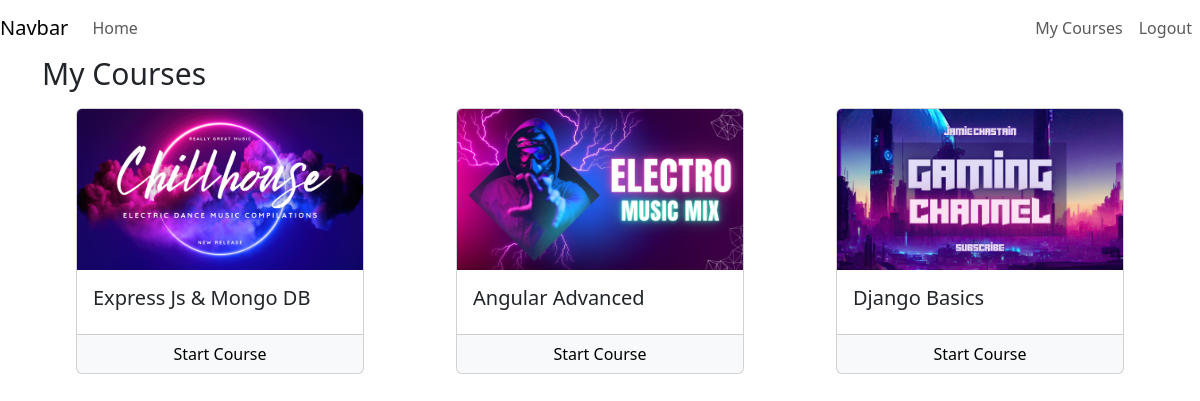
The app's page /my-courses (signed in), older data.
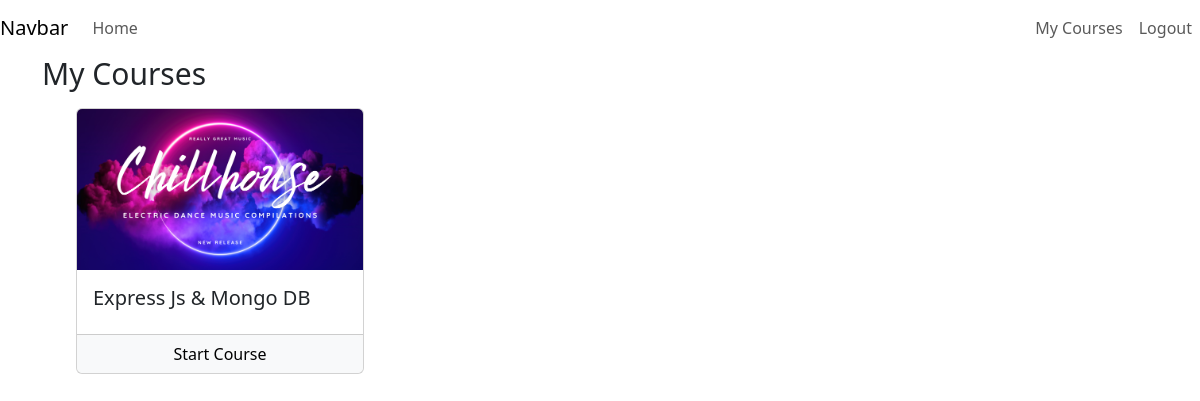
The same page, newer data.
### courses/models/user_course.py (models this page shows, shortened)
class UserCourse(models.Model):
    user = models.ForeignKey(User,null=False,on_delete=models.CASCADE)
    course = models.ForeignKey(Course,null=False,on_delete=models.CASCADE)
    date = models.DateTimeField(auto_now_add=True)

### courses/models/course.py (models this page shows, shortened)
class Course(models.Model):
    name = models.CharField(max_length=30,null= False)
    slug = models.CharField(max_length=50,null=False,unique=True)
    description = models.CharField(max_length=200,null=True)
    price = models.IntegerField(null=False)
    discount = models.IntegerField(null=False,default=0)
    active = models.BooleanField(default=False)
    thumbnail = models.ImageField(upload_to = 'files/thumbnail')
    date = models.DateTimeField(auto_now_add=True)
    resource = models.FileField(upload_to = 'files/resource')
    length = models.IntegerField(null=False)

### courses/views/courses.py (the view)
# urls.py: path('my-courses',MyCourseList.as_view(),name='my-courses'),
@method_decorator(login_required(login_url='login'),name='dispatch')
class MyCourseList(ListView):
    template_name = 'courses/my_courses.html'
    context_object_name = 'user_courses'
    def get_queryset(self):
        return UserCourse.objects.filter(user=self.request.user)

### courses/templates/courses/my_courses.html (shortened to what this page needs)
{% extends 'courses/base.html' %}
{% load course_custom_tags %}
{% block start %}
<div class="container">
    <p class="display-6">My Courses</p>
    <div class="row">
        {% for uc in user_courses %}
        <div class="col-md-4 col-sm-6 col-12 d-flex justify-content-center">
            <div class="card" style="width: 18rem;">
                <img src="{{uc.course.thumbnail.url}}" class="card-img-top" alt="no">
                <div class="card-body">
                    <h5 class="card-title">{{uc.course.name}}</h5>
                </div>
                <div class="card-footer p-0">
                    <div class="row no-gutters">
                        <div class="col border-right">
                            <a href="/course/{{uc.course.slug}}" class="btn btn-light w-100">
                                Start Course</a>
                        </div>
                    </div>
                </div>
            </div>
        </div>
        {% endfor %}
    </div>
</div>
{% endblock %}

Row changes from the older to the newer data that the page shows:
removed UserCourse: course.thumbnail (picture), course.name "Angular Advanced"
removed UserCourse: course.thumbnail (picture), course.name "Django Basics"
